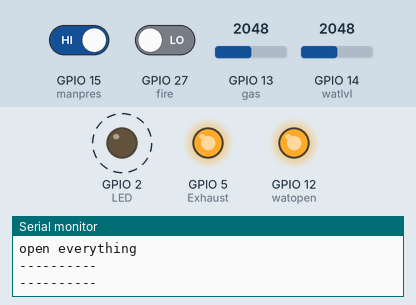
This sketch was run on a simulated ESP32. Parts: output pins drawn as LEDs (lit = HIGH), the last lines printed to the serial monitor. Dashed ring = blinking. Inputs (shaded band) come from the test bench; at power-on: GPIO 15 (manpres) HIGH, GPIO 27 (fire) LOW, GPIO 13 (gas) = 2048, GPIO 14 (watlvl) = 2048.

Above: at 9.8 s.
10.4 s: GPIO 15 (manpres) driven LOW and GPIO 27 (fire) driven HIGH
At 12.1 s:
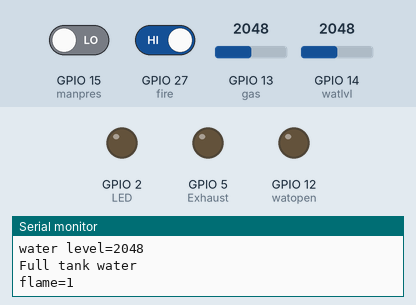
12.5 s: GPIO 15 (manpres) driven HIGH
At 12.71 s:
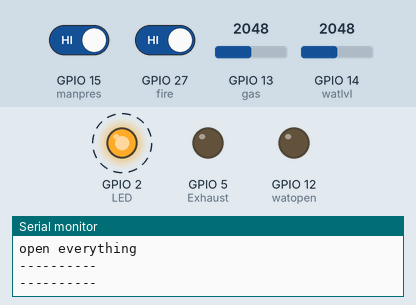
15.5 s: GPIO 15 (manpres) driven LOW
At 16.2 s:
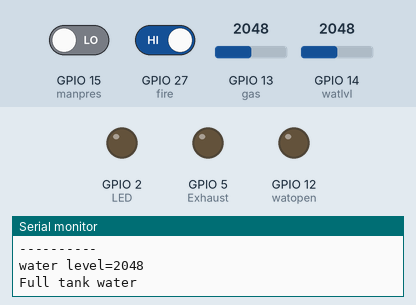
Timing chart, 0 to 18.0 s (numbered marks = the images above; inputs shaded):
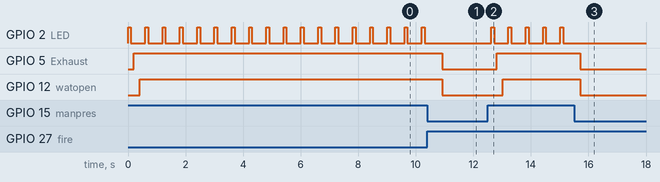

The sketch:

without_multithreading.ino
```cpp
#define fire 27     // Flame sensor
#define gas 13      // smoke sensor
#define watlvl 14     // water level sensor
#define manpres 15    // Manual_Press for emergency
#define LED 2        // led for indication
#define Buzzer 4     // Buzzer.
#define Exhaust 5     // Exhaust fan.
#define watopen 12     // water opening

int freq = 1500;
int channel = 0;
int resolution = 7;
int dutyCycle = 128;

void setup() {
  Serial.begin(115200);


  pinMode(fire,INPUT);
  pinMode(gas, INPUT);
  pinMode(watlvl, INPUT);
  pinMode(manpres,INPUT_PULLUP);
  pinMode(LED,OUTPUT);
  pinMode(Exhaust, OUTPUT);
  pinMode(Buzzer,OUTPUT);
  pinMode(watopen,OUTPUT);

  ledcSetup(channel, freq, resolution);
  ledcAttachPin(Buzzer, channel);

}

void loop() {

      //unsigned long timeBegin = micros();

  // put your main code here, to run repeatedly:
  //delay(200);
  Serial.println("----------");
  Serial.println("----------");
  actuation();
  water_level();

  if(digitalRead(manpres) == 0)
  {
   flame();
   smoke();
  }
  else
  {
  manual_press();
  }

   /*Serial.print("Allocated heap=");
  Serial.println(ESP.getMaxAllocHeap());

 unsigned long timeEnd = micros();
  unsigned long duration = timeEnd - timeBegin;
  double averageDuration = (double)duration / 1000000.0;
  Serial.print(averageDuration);
  Serial.println("s");*/
}


void flame()
{
  delay(100);
   Serial.print("flame=");
   Serial.println(digitalRead(fire));
}

void smoke()
{
   delay(100);
  Serial.print("smoke=");
   Serial.println(analogRead(gas));
}

void water_level()
{
   delay(100);
  Serial.print("water level=");
   Serial.println(analogRead(watlvl));

   if(analogRead(watlvl)>= 2000)
   {
    Serial.println("Full tank water");
   }
   else if((analogRead(watlvl)<= 1600)&& (analogRead(watlvl)>= 550))
   {
    Serial.println("Water is in medium level");
   }
   else if((analogRead(watlvl)<= 500))
   {
    Serial.println("Water is low level turn on the motor");
   }
}

void manual_press()
{
   delay(100);
    Serial.println("open everything");
}

void actuation()
{
   if((digitalRead(manpres) == 1) || (analogRead(gas)>=100) && (digitalRead(fire)==0))
                {
                  /* LED indication */
                digitalWrite(LED,HIGH);
                delay(100);
                digitalWrite(LED,LOW);
                delay(100);

                /* Exhaust fan */
                digitalWrite(Exhaust,HIGH);

                /* Alarm indication*/
                ledcWrite(channel, dutyCycle);
                vTaskDelay(100);
                ledcWrite(channel, 0);
                vTaskDelay(100);

                 /*Water opening*/
                digitalWrite(watopen,HIGH);

                }
                else
                {
                digitalWrite(Exhaust,LOW);
                ledcWrite(channel, 0);
                digitalWrite(LED,LOW);
                digitalWrite(watopen,LOW);
                }

}
```

Measured:
- after the input at 10.4 s, GPIO 2 (LED): stops changing and stays LOW; GPIO 5 (Exhaust), GPIO 12 (watopen): HIGH → LOW after 0.51 s
- after the input at 12.5 s, GPIO 2 (LED): alternates HIGH for 0.10 s and LOW for 0.50 s, starting after 0.12 s; GPIO 5 (Exhaust): LOW → HIGH after 0.32 s; GPIO 12 (watopen): LOW → HIGH after 0.52 s
- after the input at 15.5 s, GPIO 2 (LED): stops changing and stays LOW; GPIO 5 (Exhaust), GPIO 12 (watopen): HIGH → LOW after 0.22 s
- by itself, GPIO 2 (LED): alternates HIGH for 0.10 s and LOW for 0.50 s
